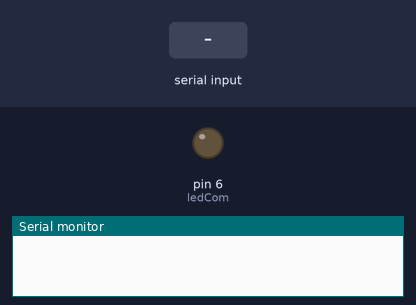
The sketch below on a simulated Arduino Uno, built with avr-gcc and run on an emulated ATmega328P. Parts: output pins drawn as LEDs (lit = HIGH), the last lines printed to the serial monitor. The inputs (shaded band) are chosen by the test bench.

Above: at 1.2 s.
1.3 s: "1\n" received over the second serial link
At 7.6 s:
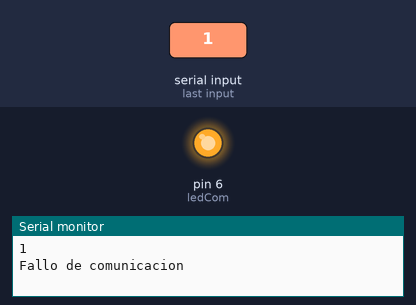
Timing chart, 0 to 8.8 s (numbered marks = the images above; inputs shaded):
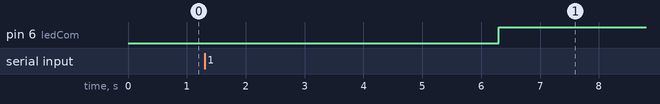

The sketch:

Programa_Tierra_Alarma1.ino
```cpp
#include <SoftwareSerial.h> // Librería que facilitará la comunicación

SoftwareSerial mySerial(10, 11); // RX, TX

const int ledCom = 6;

bool esperandoCom = false;  // Indica si estamos esperando mensajes del satélite (se activa al recibir el primero)
long nextTimeoutCom;  // Momento (en ms) en que se da por perdida la comunicación si no llega ningún mensaje

void setup() {
  mySerial.begin(9600);
  Serial.begin(9600);

  pinMode(ledCom, OUTPUT);  // Configura el LED de alarma de comunicación como salida

}

void loop() {
  if (mySerial.available()) { // mySerial.available() indica si se han recibido nuevos bytes por el canal serie
    String data = mySerial.readStringUntil('\n'); // En caso afirmativo se leen todos los bytes hasta el carácter de fin de línea, usando la función mySerial.readString()
    Serial.println(data);

    // Alarma de comunicación: al recibir cualquier mensaje se reinicia el timeout de 5 segundos y se apaga la alarma
    esperandoCom = true;
    nextTimeoutCom = millis() + 5000;
    digitalWrite(ledCom, LOW);

  }

  // Si pasan 5 segundos sin recibir ningún mensaje del satélite, se enciende el LED de comunicación y se avisa a la interfaz
  if (esperandoCom && (millis() >= nextTimeoutCom)) {
    digitalWrite(ledCom, HIGH);
    Serial.println("Fallo de comunicacion");
    esperandoCom = false;  // * Así el aviso se envía solo una vez
  }

}
```

Measured:
- after the input at 1.3 s, pin 6 (ledCom): LOW → HIGH after 5.0 s
